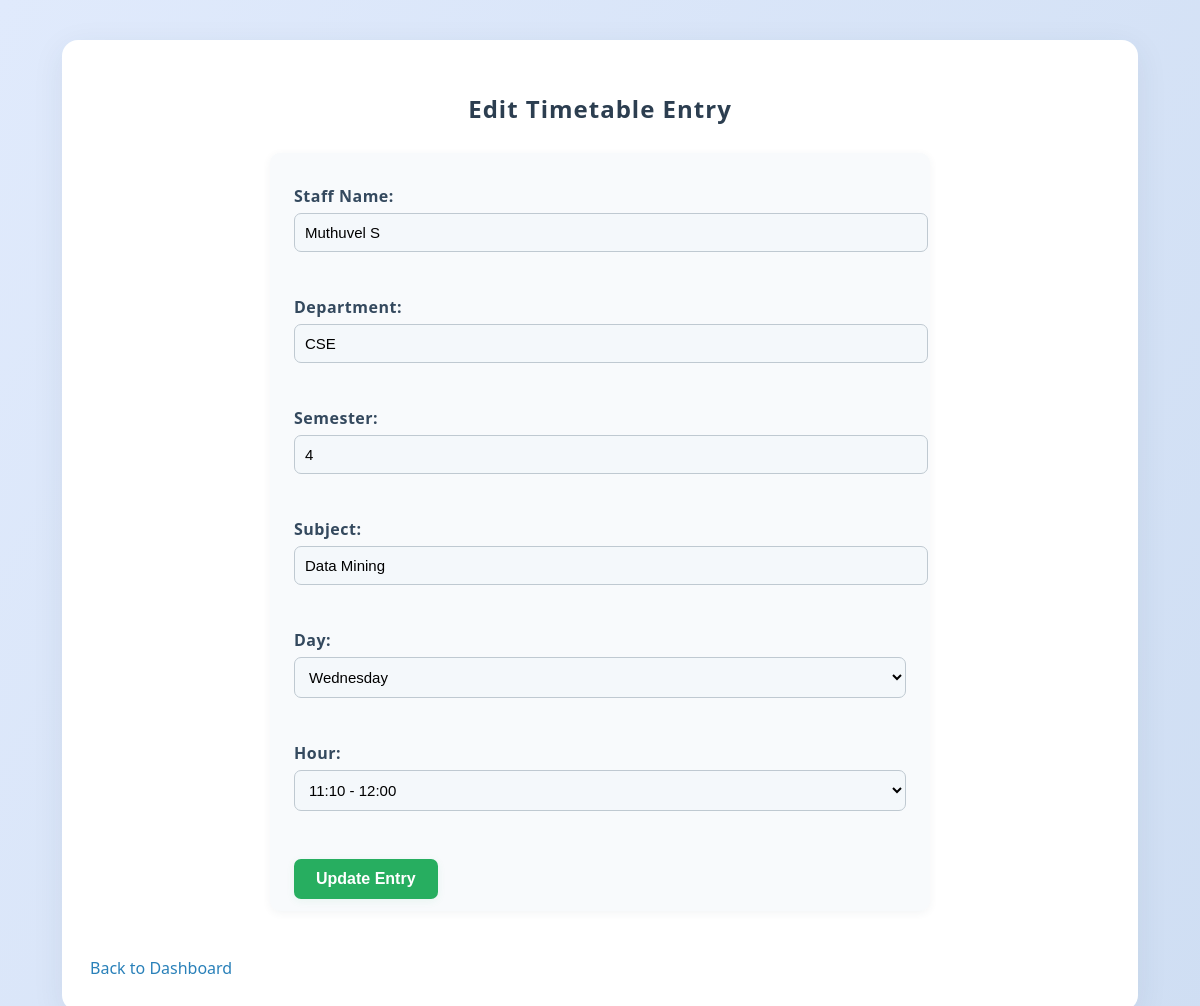
The app's page /edit/20 with its own data.
### tables this page shows
CREATE TABLE timetable (
            id INTEGER PRIMARY KEY AUTOINCREMENT,
            staff_name TEXT NOT NULL,
            department TEXT NOT NULL,
            semester TEXT NOT NULL,
            subject TEXT NOT NULL,
            day TEXT NOT NULL,
            time TEXT NOT NULL
        , year TEXT DEFAULT '', room TEXT DEFAULT '');

### App.py (the view, shortened to what this page needs)
@app.route("/edit/<int:entry_id>", methods=["GET", "POST"])
def edit_entry(entry_id):
    db = get_db()
    entry = db.execute("SELECT * FROM timetable WHERE id=?", (entry_id,)).fetchone()
    return render_template("Edit_Timetable.html", entry=entry, days=days, time_slots=time_slots)

### App.py (called while the page is built)
def get_db():
    if "db" not in g:
        g.db = sqlite3.connect(DB_PATH)
        g.db.row_factory = sqlite3.Row
    return g.db

### Templates/Edit_Timetable.html (shortened to what this page needs)
<!DOCTYPE html>
<html lang="en">
<head>
    <link rel="stylesheet" href="{{ url_for('static', filename='style.css') }}">
</head>
<body>
    <div class="container">
        <h2>Edit Timetable Entry</h2>
        <form method="POST">
            <label>Staff Name:</label>
            <input type="text" name="staff_name" value="{{ entry.staff_name }}" required><br><br>
            <label>Department:</label>
            <input type="text" name="department" value="{{ entry.department }}" required><br><br>
            <label>Semester:</label>
            <input type="text" name="semester" value="{{ entry.semester }}" required><br><br>
            <label>Subject:</label>
            <input type="text" name="subject" value="{{ entry.subject }}" required><br><br>
            <label>Day:</label>
            <select name="day" required>
                <option value="Wednesday" {% if entry.day == "Wednesday" %}selected{% endif %}>Wednesday</option>
            </select><br><br>
            <label>Hour:</label>
            <select name="time" required>
                <option value="11:10 - 12:00" {% if entry.time == "11:10 - 12:00" %}selected{% endif %}>11:10 - 12:00</option>
            </select><br><br>
            <button type="submit">Update Entry</button>
        </form>
        <br>
    <a href="{{ url_for('dashboard') }}">Back to Dashboard</a>
    </div>
</body>
</html>

### Static/Style.css (style rules this page uses)
body { font-family: 'Segoe UI', Arial, sans-serif; background: linear-gradient(120deg, #e0eafc 0%, #cfdef3 100%); margin: 0; padding: 0; }
.container { width: 85%; margin: 40px auto; background: #ffffff; padding: 32px 28px; border-radius: 16px; box-shadow: 0px 8px 32px rgba(44,62,80,0.08); }
h2 { text-align: center; color: #2c3e50; margin-bottom: 28px; letter-spacing: 1px; }
a { text-decoration: none; color: #2980b9; font-weight: 500; }
form { width: 60%; margin: 0 auto 24px auto; background: #f8fafc; padding: 18px 24px 12px 24px; border-radius: 10px; box-shadow: 0 2px 8px rgba(44,62,80,0.06); }
label { display: block; font-weight: bold; margin-top: 14px; color: #34495e; letter-spacing: 0.5px; }
input[type="text"], input[type="password"], select { width: 100%; padding: 10px; margin-top: 6px; border-radius: 7px; border: 1px solid #bfc9d1; background: #f4f8fb; font-size: 15px; margin-bottom: 8px; }
button { margin-top: 18px; padding: 11px 22px; border: none; background: #27ae60; color: white; font-weight: bold; border-radius: 7px; cursor: pointer; font-size: 16px; transition: background 0.3s, box-shadow 0.3s; box-shadow: 0 2px 8px rgba(39,174,96,0.08); }

### records on screen
timetable: staff_name "Muthuvel S", department "CSE", semester "4", subject "Data Mining", day "Wednesday", time "11:10 - 12:00"
